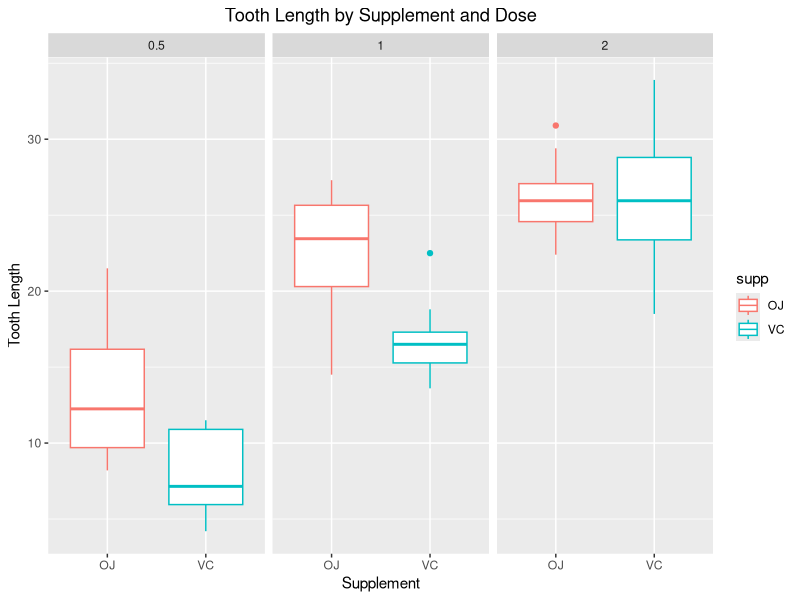

Recreate this plot in R.
## ---- chunk 1
knitr::opts_chunk$set(echo = FALSE)
library(ggplot2)
library(gridExtra)

## ---- chunk 2
###Data Loading
data(ToothGrowth)
str(ToothGrowth)
summary(ToothGrowth)

## ---- chunk 3
###Exploratory Data Analyses
gT <- ggplot(ToothGrowth, aes(y = len, x = supp))
gT <- gT + geom_boxplot(aes(colour = supp))
gT <- gT + facet_wrap(. ~ dose)
gT <- gT + theme(plot.title = element_text(hjust = 0.5))
gT <- gT + ggtitle("Tooth Length by Supplement and Dose")
gT <- gT + labs(x = "Supplement", y = "Tooth Length")
gT

## ---- chunk 4
###Confidence Intervals and Hypothesis Testing
###Comparing VC and OJ for 0.5mg dose.
d05 <- ToothGrowth[ToothGrowth$dose == 0.5,]
t.test(len ~ supp, data = d05)

## ---- chunk 5
###Confidence Intervals and Hypothesis Testing
###Comparing VC and OJ for 0.5mg dose.
d10 <- ToothGrowth[ToothGrowth$dose == 1.0,]
t.test(len ~ supp, data = d10)

## ---- chunk 6
###Confidence Intervals and Hypothesis Testing
###Comparing VC and OJ for 0.5mg dose.
d20 <- ToothGrowth[ToothGrowth$dose == 2.0,]
t.test(len ~ supp, data = d20)

## ---- chunk 7
###Confidence Intervals and Hypothesis Testing
###Comparing 0.5mg and 1.0mg dosage, independent of supplement.
dLight <- ToothGrowth[ToothGrowth$dose < 2.0,]
t.test(len ~ dose, data = dLight)

## ---- chunk 8
###Confidence Intervals and Hypothesis Testing
###Comparing 0.5mg and 1.0mg dosage, independent of supplement.
dHeavy <- ToothGrowth[ToothGrowth$dose > 0.5,]
t.test(len ~ dose, data = dHeavy)

